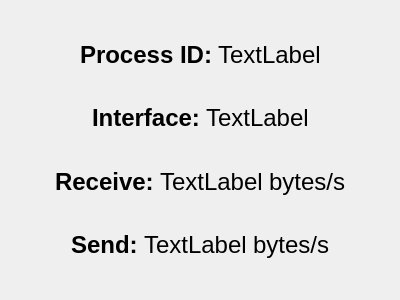
<?xml version="1.0" encoding="UTF-8"?>
<ui version="4.0">
 <class>resNet</class>
 <widget class="QWidget" name="resNet">
  <property name="geometry">
   <rect>
    <x>0</x>
    <y>0</y>
    <width>400</width>
    <height>300</height>
   </rect>
  </property>
  <property name="windowTitle">
   <string>Form</string>
  </property>
  <layout class="QVBoxLayout" name="verticalLayout">
   <item>
    <spacer name="verticalSpacer">
     <property name="orientation">
      <enum>Qt::Vertical</enum>
     </property>
     <property name="sizeHint" stdset="0">
      <size>
       <width>20</width>
       <height>20</height>
      </size>
     </property>
    </spacer>
   </item>
   <item>
    <layout class="QHBoxLayout" name="horizontalLayout">
     <item>
      <spacer name="horizontalSpacer">
       <property name="orientation">
        <enum>Qt::Horizontal</enum>
       </property>
       <property name="sizeHint" stdset="0">
        <size>
         <width>40</width>
         <height>20</height>
        </size>
       </property>
      </spacer>
     </item>
     <item>
      <widget class="QLabel" name="label">
       <property name="font">
        <font>
         <pointsize>18</pointsize>
         <weight>75</weight>
         <bold>true</bold>
        </font>
       </property>
       <property name="text">
        <string>Process ID:</string>
       </property>
      </widget>
     </item>
     <item>
      <widget class="QLabel" name="net_pid">
       <property name="font">
        <font>
         <pointsize>18</pointsize>
        </font>
       </property>
       <property name="text">
        <string>TextLabel</string>
       </property>
      </widget>
     </item>
     <item>
      <spacer name="horizontalSpacer_2">
       <property name="orientation">
        <enum>Qt::Horizontal</enum>
       </property>
       <property name="sizeHint" stdset="0">
        <size>
         <width>40</width>
         <height>20</height>
        </size>
       </property>
      </spacer>
     </item>
    </layout>
   </item>
   <item>
    <spacer name="verticalSpacer_2">
     <property name="orientation">
      <enum>Qt::Vertical</enum>
     </property>
     <property name="sizeHint" stdset="0">
      <size>
       <width>20</width>
       <height>20</height>
      </size>
     </property>
    </spacer>
   </item>
   <item>
    <layout class="QHBoxLayout" name="horizontalLayout_2">
     <item>
      <spacer name="horizontalSpacer_3">
       <property name="orientation">
        <enum>Qt::Horizontal</enum>
       </property>
       <property name="sizeHint" stdset="0">
        <size>
         <width>40</width>
         <height>20</height>
        </size>
       </property>
      </spacer>
     </item>
     <item>
      <widget class="QLabel" name="label_2">
       <property name="font">
        <font>
         <pointsize>18</pointsize>
         <weight>75</weight>
         <bold>true</bold>
        </font>
       </property>
       <property name="text">
        <string>Interface:</string>
       </property>
      </widget>
     </item>
     <item>
      <widget class="QLabel" name="inter">
       <property name="font">
        <font>
         <pointsize>18</pointsize>
        </font>
       </property>
       <property name="text">
        <string>TextLabel</string>
       </property>
      </widget>
     </item>
     <item>
      <spacer name="horizontalSpacer_4">
       <property name="orientation">
        <enum>Qt::Horizontal</enum>
       </property>
       <property name="sizeHint" stdset="0">
        <size>
         <width>40</width>
         <height>20</height>
        </size>
       </property>
      </spacer>
     </item>
    </layout>
   </item>
   <item>
    <spacer name="verticalSpacer_3">
     <property name="orientation">
      <enum>Qt::Vertical</enum>
     </property>
     <property name="sizeHint" stdset="0">
      <size>
       <width>20</width>
       <height>19</height>
      </size>
     </property>
    </spacer>
   </item>
   <item>
    <layout class="QHBoxLayout" name="horizontalLayout_3">
     <item>
      <spacer name="horizontalSpacer_5">
       <property name="orientation">
        <enum>Qt::Horizontal</enum>
       </property>
       <property name="sizeHint" stdset="0">
        <size>
         <width>40</width>
         <height>20</height>
        </size>
       </property>
      </spacer>
     </item>
     <item>
      <widget class="QLabel" name="label_3">
       <property name="font">
        <font>
         <pointsize>18</pointsize>
         <weight>75</weight>
         <bold>true</bold>
        </font>
       </property>
       <property name="text">
        <string>Receive:</string>
       </property>
      </widget>
     </item>
     <item>
      <widget class="QLabel" name="recv">
       <property name="font">
        <font>
         <pointsize>18</pointsize>
        </font>
       </property>
       <property name="text">
        <string>TextLabel</string>
       </property>
      </widget>
     </item>
     <item>
      <widget class="QLabel" name="label_5">
       <property name="font">
        <font>
         <pointsize>18</pointsize>
        </font>
       </property>
       <property name="text">
        <string>bytes/s</string>
       </property>
      </widget>
     </item>
     <item>
      <spacer name="horizontalSpacer_6">
       <property name="orientation">
        <enum>Qt::Horizontal</enum>
       </property>
       <property name="sizeHint" stdset="0">
        <size>
         <width>40</width>
         <height>20</height>
        </size>
       </property>
      </spacer>
     </item>
    </layout>
   </item>
   <item>
    <spacer name="verticalSpacer_4">
     <property name="orientation">
      <enum>Qt::Vertical</enum>
     </property>
     <property name="sizeHint" stdset="0">
      <size>
       <width>20</width>
       <height>20</height>
      </size>
     </property>
    </spacer>
   </item>
   <item>
    <layout class="QHBoxLayout" name="horizontalLayout_4">
     <item>
      <spacer name="horizontalSpacer_7">
       <property name="orientation">
        <enum>Qt::Horizontal</enum>
       </property>
       <property name="sizeHint" stdset="0">
        <size>
         <width>40</width>
         <height>20</height>
        </size>
       </property>
      </spacer>
     </item>
     <item>
      <widget class="QLabel" name="label_4">
       <property name="font">
        <font>
         <pointsize>18</pointsize>
         <weight>75</weight>
         <bold>true</bold>
        </font>
       </property>
       <property name="text">
        <string>Send:</string>
       </property>
      </widget>
     </item>
     <item>
      <widget class="QLabel" name="send">
       <property name="font">
        <font>
         <pointsize>18</pointsize>
        </font>
       </property>
       <property name="text">
        <string>TextLabel</string>
       </property>
      </widget>
     </item>
     <item>
      <widget class="QLabel" name="label_6">
       <property name="font">
        <font>
         <pointsize>18</pointsize>
        </font>
       </property>
       <property name="text">
        <string>bytes/s</string>
       </property>
      </widget>
     </item>
     <item>
      <spacer name="horizontalSpacer_8">
       <property name="orientation">
        <enum>Qt::Horizontal</enum>
       </property>
       <property name="sizeHint" stdset="0">
        <size>
         <width>40</width>
         <height>20</height>
        </size>
       </property>
      </spacer>
     </item>
    </layout>
   </item>
   <item>
    <spacer name="verticalSpacer_5">
     <property name="orientation">
      <enum>Qt::Vertical</enum>
     </property>
     <property name="sizeHint" stdset="0">
      <size>
       <width>20</width>
       <height>20</height>
      </size>
     </property>
    </spacer>
   </item>
  </layout>
 </widget>
 <resources/>
 <connections/>
</ui>
